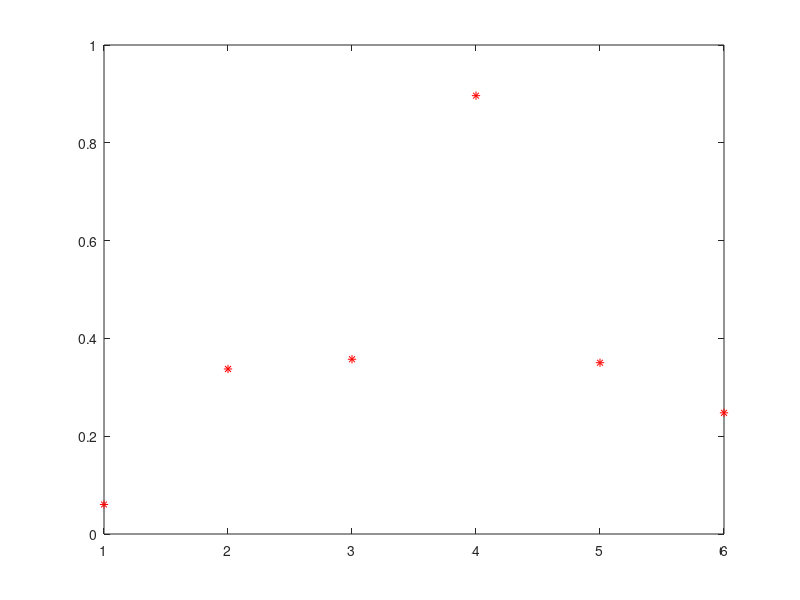

This figure's MATLAB source: (Note: this script raises an error after producing the figure.)
%function tp6pb
   % générer les données & les représenter via plot
x = [1,2,3,4,5,6];
f = rand(length(x),1);
plot(x,f,'*r'); hold on;
   % construire la fonction d'interpolation 
[s, A, d] = spl_interpol(x,f);
   % représenter la fonction d'interpolation 
xr = x(1)+[0:0.01:1]*(x(end)-x(1));
for i = 1:length(xr)
    fr(i) = spl_eval(xr(i), x, s);
end
plot(xr,fr)
hold off